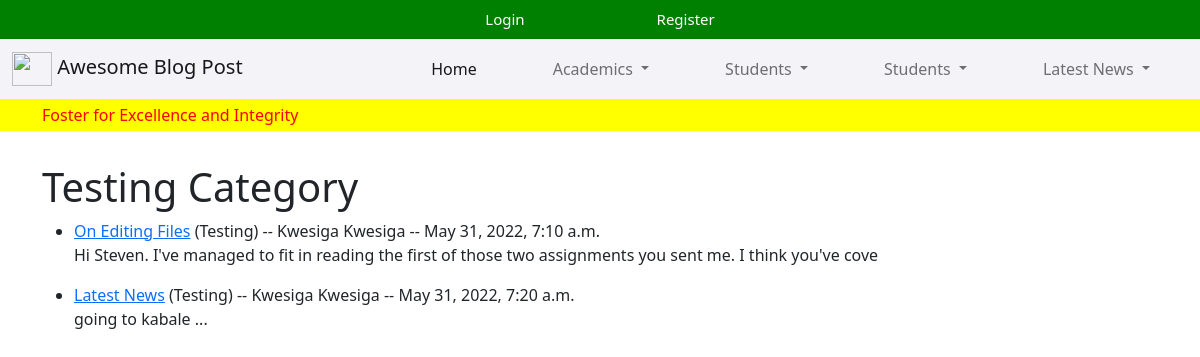
Screenshot of /category/Testing/ with the database file from the repository.
### theblog/models.py (models this page shows, shortened)
class Post(models.Model):
    title = models.CharField(max_length=200)
    snippet = models.CharField(max_length=500)
    author = models.ForeignKey(User, on_delete=models.CASCADE)
    body = RichTextUploadingField(blank=True, null=True)
    created_at = models.DateTimeField(default=datetime.now, blank=True)
    category = models.CharField(max_length=200, default='Testing')
    likes = models.ManyToManyField(User, related_name='blog_bost')
    class Meta:
        verbose_name_plural = "Posts"

### theblog/views.py (the view)
# urls.py: path('category/<str:cats>/', CategoryView, name="category"),
def CategoryView(request, cats):
    category_posts = Post.objects.filter(category=cats)
    return render(request, 'category.html', {'cats': cats.title(), 'category_posts': category_posts})

### theblog/templates/category.html (shortened to what this page needs)
{% extends 'base.html' %}
{% block content %}
<h1>{{ cats }} Category </h1>
<ul>
    {% for post in category_posts %}
    <li>
        <a href="{% url 'article_details' post.pk %}">{{ post.title }}</a>
        ({{ post.category }})
        --
        {{ post.author.first_name }}
        {{ post.author.first_name }} --
        {{post.created_at}}
        <br>
        {{ post.body|safe|slice:":120"}}
    </li>
    {% endfor %}
</ul>
{% endblock %}

### rows the page displays
Post: title "On Editing Files", category "Testing", author.first_name "Kwesiga", created_at "May 31, 2022, 7:10 a.m.", body "Hi Steven. I've managed to fit in reading the first of those two assignments you sent me. I think you've cove"
Post: title "Latest News", category "Testing", author.first_name "Kwesiga", created_at "May 31, 2022, 7:20 a.m.", body "going to kabale ..."

### other values shown
{{ cats }} "Testing"
